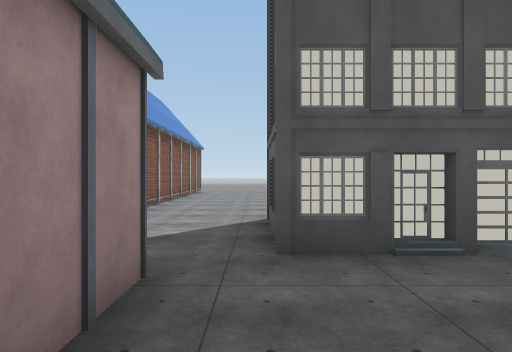
view 1 (above)

24 first-person views from a walk through a Unity game level. The camera is 1.5 m above the floor, looks level and sees 70° across. The floor is counted in squares, 2 m on a side. Each view is taken from the middle of a square. On the plan, view 1 faces up. The plan holds only what a view shows up to about 11 squares ahead; the rest is blank. The place goes on beyond the plan. The player character is not drawn. Some animated figures are not drawn. Some surface patterns are stand-ins.

view 2
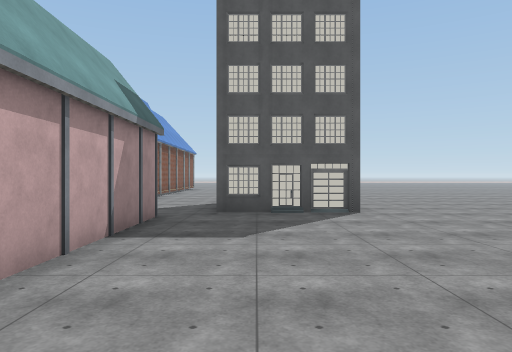

view 3
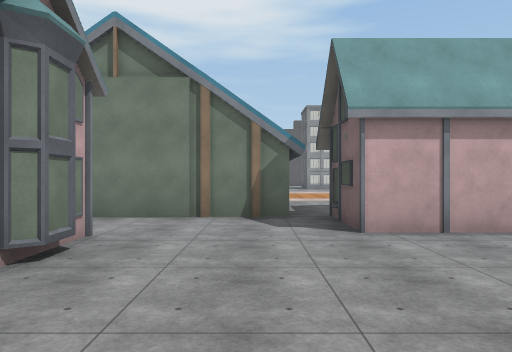

view 4
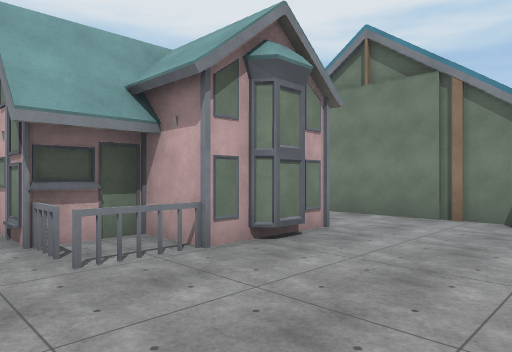

view 5
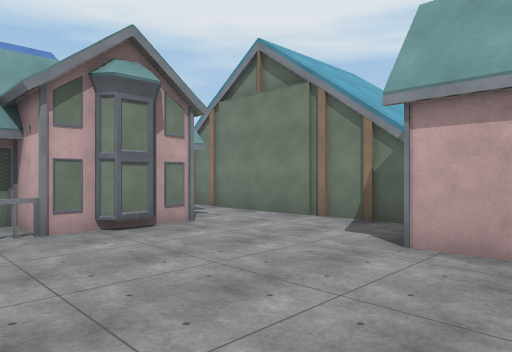

view 6
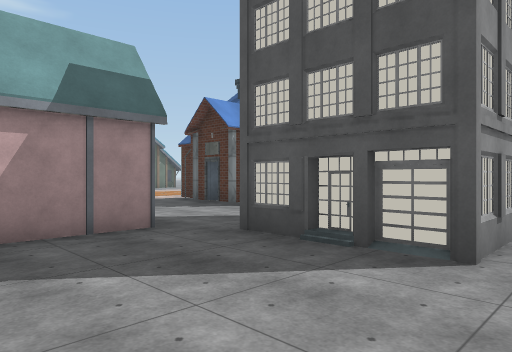

view 7
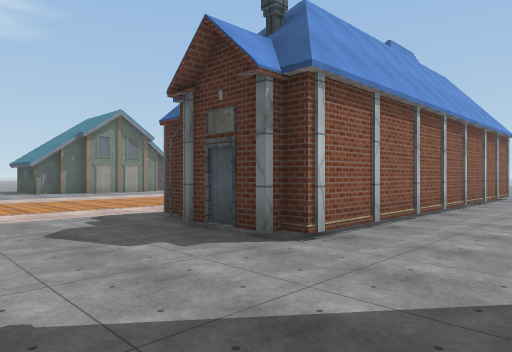

view 8
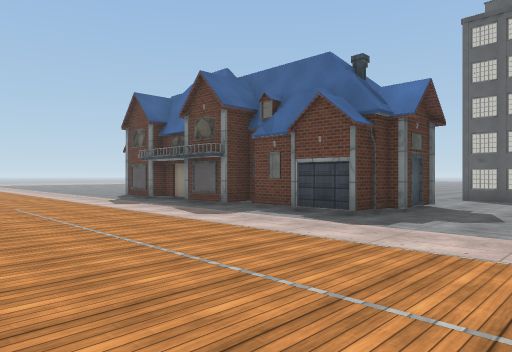

view 9
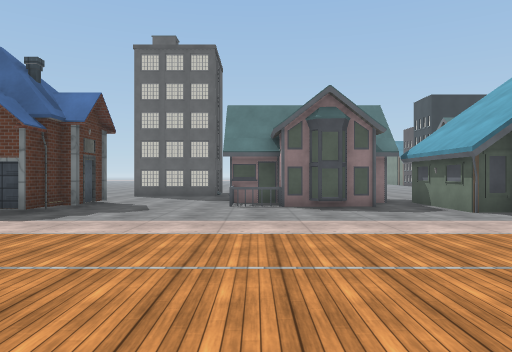

view 10
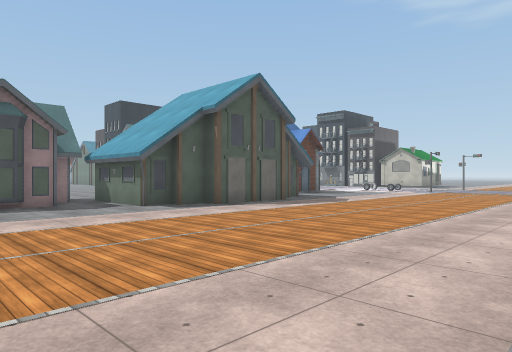

view 11
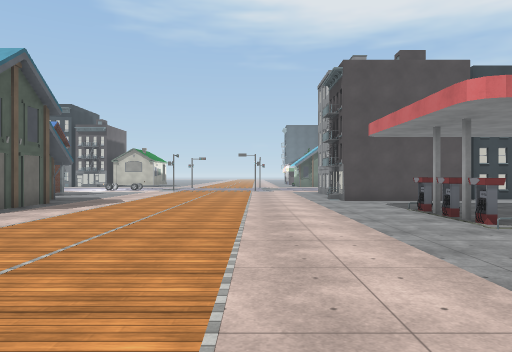

view 12
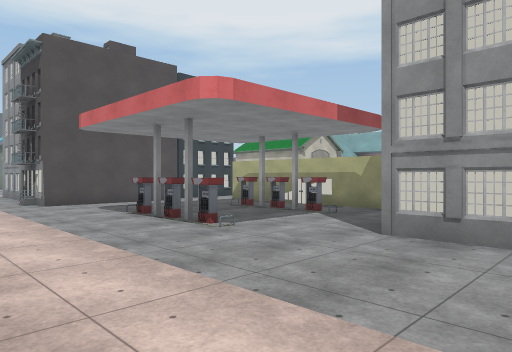

view 13
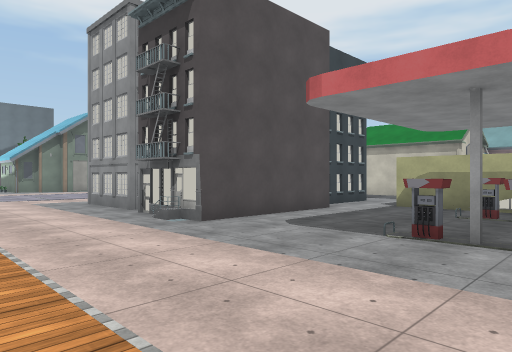

view 14
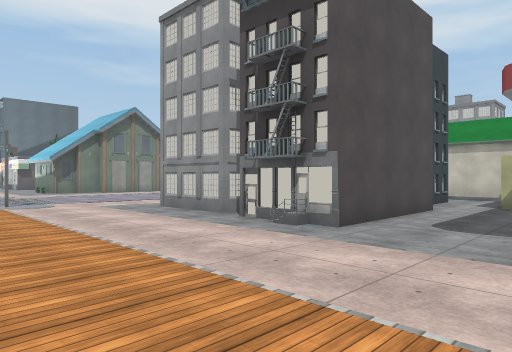

view 15
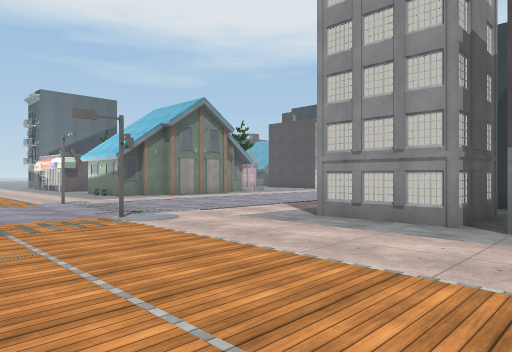

view 16
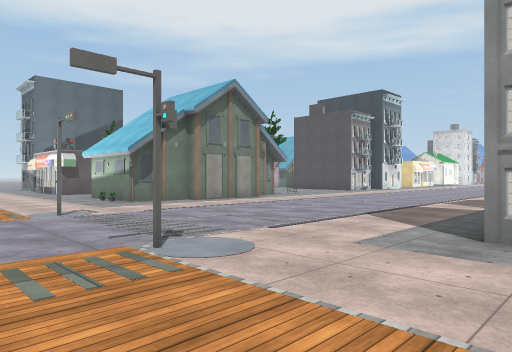

view 17
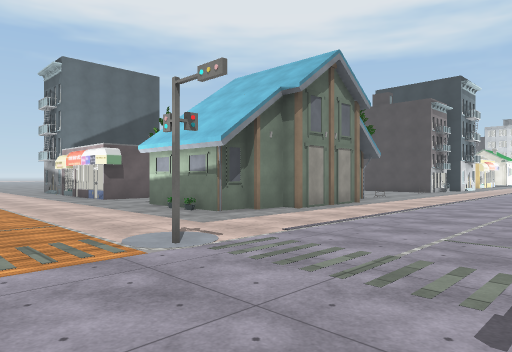

view 18
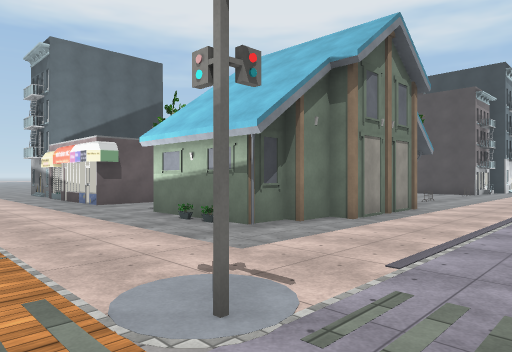

view 19
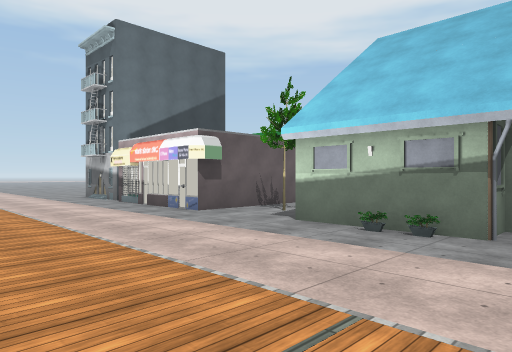

view 20
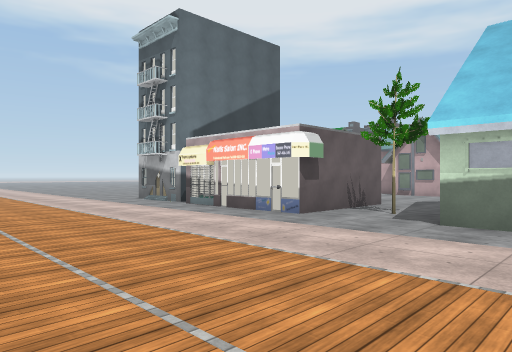

view 21
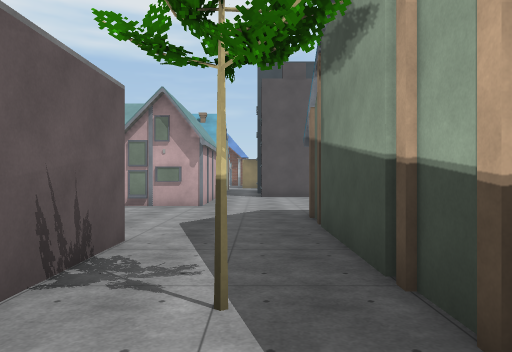

view 22
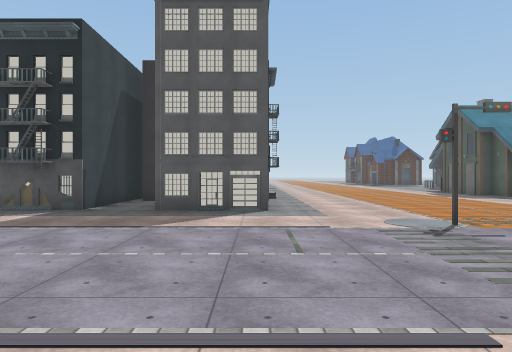

view 23
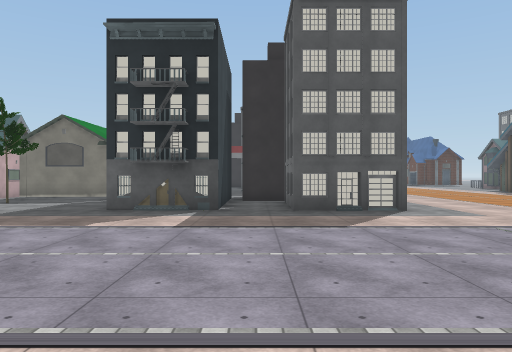

view 24
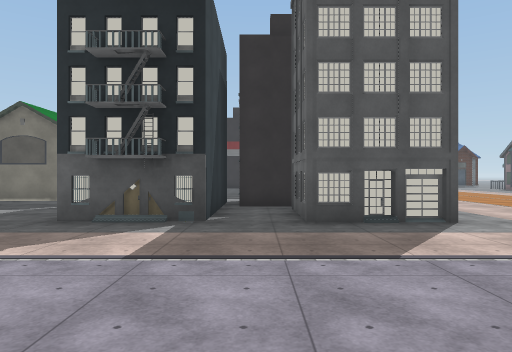

### Floor plan
Key: @ floor where view 1 was taken; # wall or solid block; x gap in a wall; . floor; B building; H house; T tree; O other object.
Columns run from 23 left of view 1 to 4 right of it. Each row starts with its distance up from view 1.
 12              .....  #.
 11             .....#  #...
 10             .....####...
  9             ......###...
  8             .....## #...
  7            ......####...
  6           ........###...  B.
  5           ..............  #.
  4             ............###.
  3            .................
  2         ...........H###.....
  1       #............####.....
  0      B#............## #@....
 -1     ...............####....
 -2    #........................
 -3    #..............  H.......
 -4    #.x.x.........H  #.......
 -5    #.............#  #..##HH.
 -6    #.............#  #..  HH
 -7 H  #.............H  #.    #
 -8 H....####.........  H     #
 -9 H B#### #......
-10 .   #####.......
-11 ..  #.###.......
-12 ..  #.###......
-13 ..###.#B#......
-14 ..............
-15  ..........#..
-16  .............
-17   ............
-18  .............
-19 ..............
-20 ...........#.
-21 ..............
-22 .OHH  #HH....
-23   O     H......
-24         H.....
-25 ..HH###HH......
-26 .......T.......
-27 ..............
-28 #....####.....
-29 H.      #.....
-30         #.....

Where each view was taken, in squares from view 1:
view 1: 0 up, 0 right, facing up
view 2: 4 down, 1 right, facing up
view 3: 3 down, 4 right, facing left
view 4: 2 down, 4 right, facing down-left
view 5: 0 up, 3 right, facing down-left
view 6: 0 up, 4 right, facing up-left
view 7: 3 up, 0 right, facing up-left
view 8: 3 up, 12 left, facing up-right
view 9: 2 up, 13 left, facing right
view 10: 2 up, 14 left, facing down-right
view 11: 3 up, 12 left, facing down
view 12: 2 up, 12 left, facing down-left
view 13: 3 down, 11 left, facing down-left
view 14: 5 down, 10 left, facing down-left
view 15: 9 down, 9 left, facing down-left
view 16: 12 down, 10 left, facing down-left
view 17: 16 down, 10 left, facing down-left
view 18: 18 down, 11 left, facing down-left
view 19: 21 down, 10 left, facing down-left
view 20: 23 down, 9 left, facing down-left
view 21: 26 down, 14 left, facing left
view 22: 21 down, 15 left, facing up
view 23: 21 down, 18 left, facing up
view 24: 19 down, 18 left, facing up
